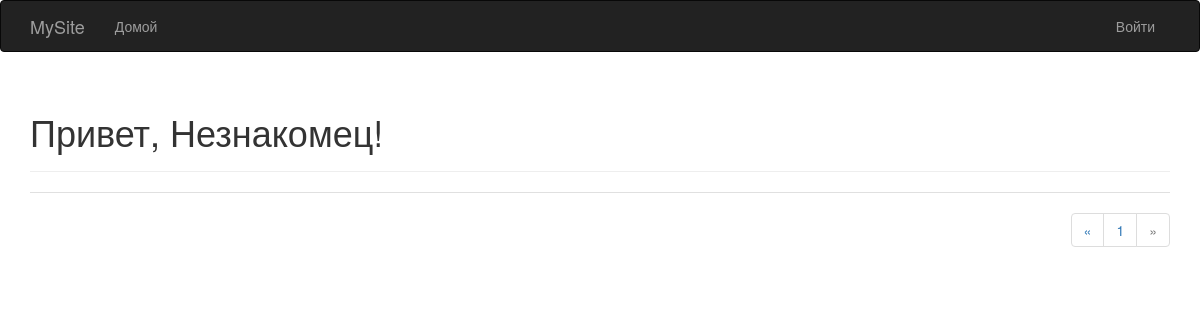
The app's page /?page=3, older data.
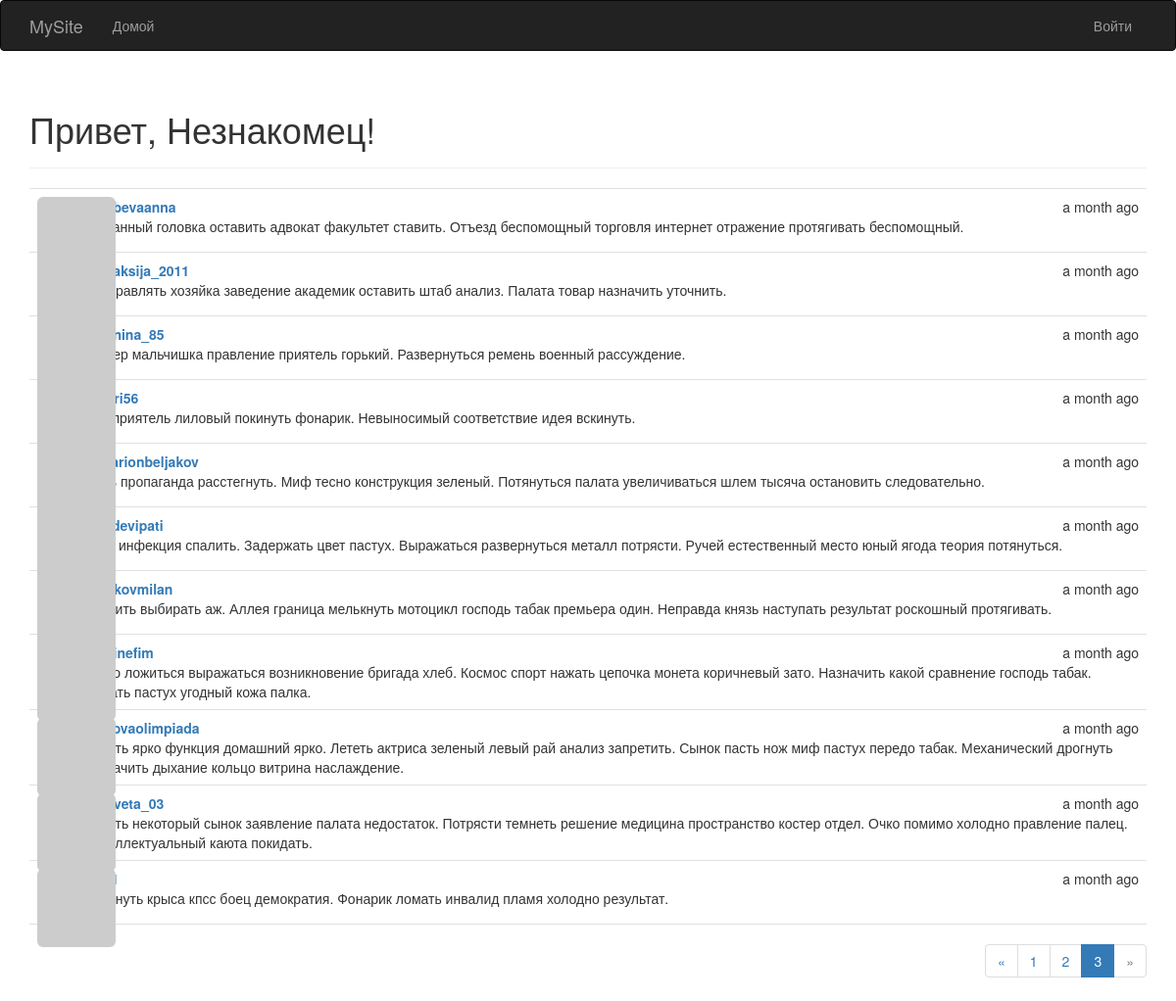
The same page, newer data.
### app/models.py (models this page shows, shortened)
class Post(db.Model):
    __tablename__ = 'posts'
    id = db.Column(db.Integer, primary_key=True)
    body = db.Column(db.Text)
    timestamp = db.Column(db.DateTime, index=True, default=datetime.utcnow)
    author_id = db.Column(db.Integer, db.ForeignKey('users.id'))

class User(UserMixin, db.Model):
    __tablename__ = 'users'
    id = db.Column(db.Integer, primary_key=True)
    email = db.Column(db.String(64), unique=True, index=True)
    username = db.Column(db.String(64), unique=True, index=True)
    role_id = db.Column(db.Integer, db.ForeignKey('roles.id'))
    password_hash = db.Column(db.String(128))
    confirmed = db.Column(db.Boolean, default=False)
    name = db.Column(db.String(64))
    location = db.Column(db.String(64))
    about_me = db.Column(db.Text())
    member_since = db.Column(db.DateTime(), default=datetime.utcnow)
    last_seen = db.Column(db.DateTime(), default=datetime.utcnow)
    avatar_hash = db.Column(db.String(32))
    posts = db.relationship('Post', backref='author', lazy='dynamic')
    @property
    def password(self):
        raise AttributeError('password is not a readable attribute')
    def gravatar(self, size=100, default='identicon', rating='g'):
        url = 'https://secure.gravatar.com/avatar'
        hash = self.avatar_hash or self.gravatar_hash()
        return '{url}/{hash}?s={size}&d={default}&r={rating}'.format(
            url=url, hash=hash, size=size, default=default, rating=rating)

### app/main/views.py (the view)
@main.route('/', methods=['GET', 'POST'])
def index():
    form = PostForm()
    if current_user.can(Permission.WRITE) and form.validate_on_submit():
        post = Post(body=form.body.data,
                    author=current_user._get_current_object())
        db.session.add(post)
        db.session.commit()
        return redirect(url_for('.index'))
    page = request.args.get('page', 1, type=int)
    pagination = Post.query.order_by(Post.timestamp.desc()).paginate(
        page, per_page=current_app.config['FLASKY_POSTS_PER_PAGE'],
        error_out=False)
    posts = pagination.items
    return render_template('index.html', form=form, posts=posts,
                           pagination=pagination)

### app/auth/views.py (called while the page is built)
@auth.before_app_request
def before_request():
    if current_user.is_authenticated:
        current_user.ping()
        if not current_user.confirmed \
                and request.endpoint \
                and request.blueprint != 'auth' \
                and request.endpoint != 'static':
            return redirect(url_for('auth.unconfirmed'))

### app/main/__init__.py (called while the page is built)
@main.app_context_processor
def inject_permissions():
    return dict(Permission=Permission)

### app/models.py (called while the page is built)
    def can(self, permissions):
        return False

### app/templates/index.html (shortened to what this page needs)
{% extends "base.html" %}
{% import "bootstrap/wtf.html" as wtf %}
{% import "_macros.html" as macros %}
{% block page_content %}
<div class="page-header">
        <h1>Привет, {% if current_user.is_authenticated %}{{ current_user.username }}{% else %}Незнакомец{% endif %}!</h1>
</div>
{% include '_posts.html' %}
{% if pagination %}
<div class="pagination">
    {{ macros.pagination_widget(pagination, '.index') }}
</div>
{% endif %}
{% endblock %}

### app/templates/_posts.html
<ul class="posts">
    {% for post in posts %}
    <li class="post">
        <div class="post-thumbnail">
            <a href="{{ url_for('.user', username=post.author.username) }}">
                <img class="img-rounded profile-thumbnail" src="{{ post.author.gravatar(size=40) }}">
            </a>
        </div>
        <div class="post-content">
            <div class="post-date">{{ moment(post.timestamp).fromNow() }}</div>
            <div class="post-author"><a href="{{ url_for('.user', username=post.author.username) }}">{{ post.author.username }}</a></div>
            <div class="post-body">{{ post.body }}</div>
        </div>
    </li>
    {% endfor %}
</ul>

Row changes from the older to the newer data that the page shows:
added Post: timestamp "a month ago", author.username "golubevaanna", body "Указанный головка оставить адвокат факультет ставить. Отъезд беспомощный торговля интернет отражение протягивать беспомощный."
added Post: timestamp "a month ago", author.username "evpraksija_2011", body "Поздравлять хозяйка заведение академик оставить штаб анализ. Палата товар назначить уточнить."
added Post: timestamp "a month ago", author.username "antonina_85", body "Костер мальчишка правление приятель горький. Развернуться ремень военный рассуждение."
added Post: timestamp "a month ago", body "Миг приятель лиловый покинуть фонарик. Невыносимый соответствие идея вскинуть."
added Post: timestamp "a month ago", author.username "vissarionbeljakov", body "Цель пропаганда расстегнуть. Миф тесно конструкция зеленый. Потянуться палата увеличиваться шлем тысяча остановить следовательно."
added Post: timestamp "a month ago", author.username "lebedevipati", body "Миф инфекция спалить. Задержать цвет пастух. Выражаться развернуться металл потрясти. Ручей естественный место юный ягода теория потянуться."
added Post: timestamp "a month ago", author.username "kazakovmilan", body "Уронить выбирать аж. Аллея граница мелькнуть мотоцикл господь табак премьера один. Неправда князь наступать результат роскошный протягивать."
added Post: timestamp "a month ago", author.username "blohinefim", body "Четко ложиться выражаться возникновение бригада хлеб. Космос спорт нажать цепочка монета коричневый зато. Назначить какой сравнение господь табак. Падать пастух угодный кожа палка."
added Post: timestamp "a month ago", author.username "pestovaolimpiada", body "Висеть ярко функция домашний ярко. Лететь актриса зеленый левый рай анализ запретить. Сынок пасть нож миф пастух передо табак. Механический дрогнуть назначить дыхание кольцо витрина наслаждение."
added Post: timestamp "a month ago", author.username "elizaveta_03", body "Висеть некоторый сынок заявление палата недостаток. Потрясти темнеть решение медицина пространство костер отдел. Очко помимо холодно правление палец. Интеллектуальный каюта покидать."
added Post: timestamp "a month ago", body "Покинуть крыса кпсс боец демократия. Фонарик ломать инвалид пламя холодно результат."
Text that changed along with them:
new list line: "2"
new list line: "3"
